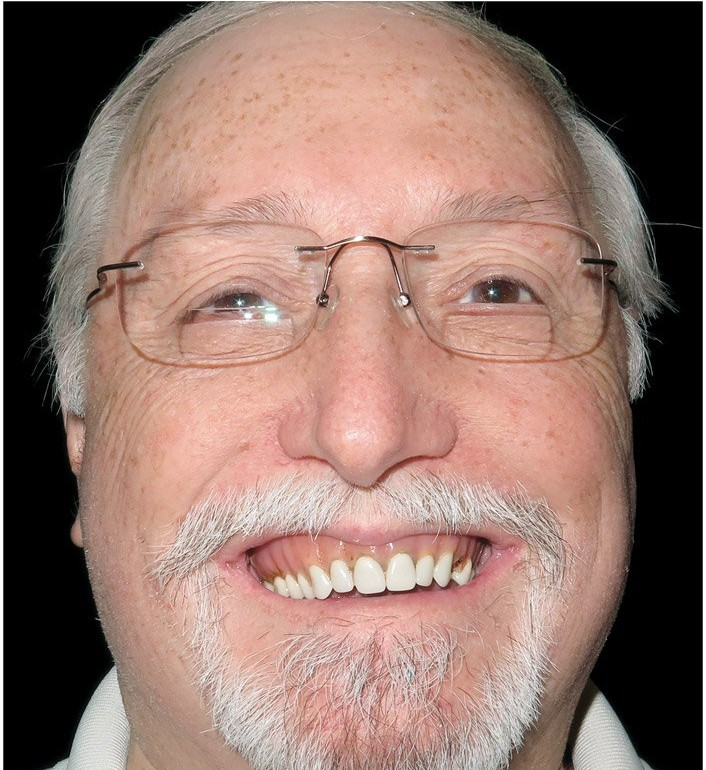
#> input picture test/img7.jpg, 706 x 770 px, given in place of Anas2.jpg, which was not available
$ python edgeDetection.py
#> lines starting #> are read from the running program, lines starting #| are printed output that depends on the picture; after the words box and inside, x2 and y2 are one past the last pixel; in counts of white or black regions, pixels touching at a corner belong together; pictures that were not available may be replaced by others from this repository, and a replacement may not be noted
import cv2

# [5 lines of commented-out code are left out]
img = cv2.imread('test/Anas2.jpg')
#> img is the input picture: shape (770, 706, 3); mean B, G, R 107.3, 117.2, 146.5
# Display original image
# Convert to graycsale
img_gray = cv2.cvtColor(img, cv2.COLOR_BGR2GRAY)
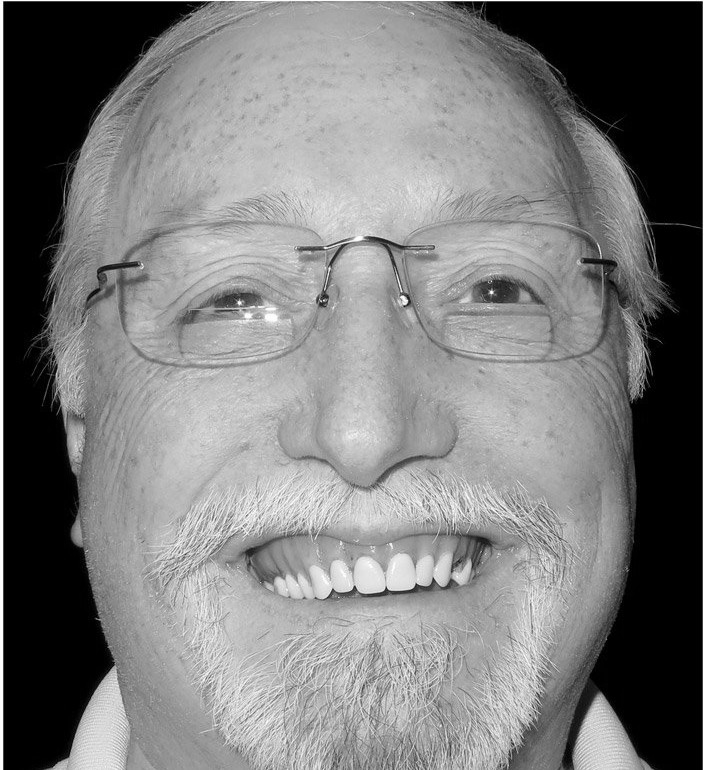
#> img_gray: shape (770, 706); min 0, max 255, mean 124.8
# Blur the image for better edge detection
img_blur = cv2.GaussianBlur(img_gray, (3, 3), 0)


# Canny Edge Detection
edges = cv2.Canny(image=img_blur, threshold1=100,
                  threshold2=200)  # Canny Edge Detection
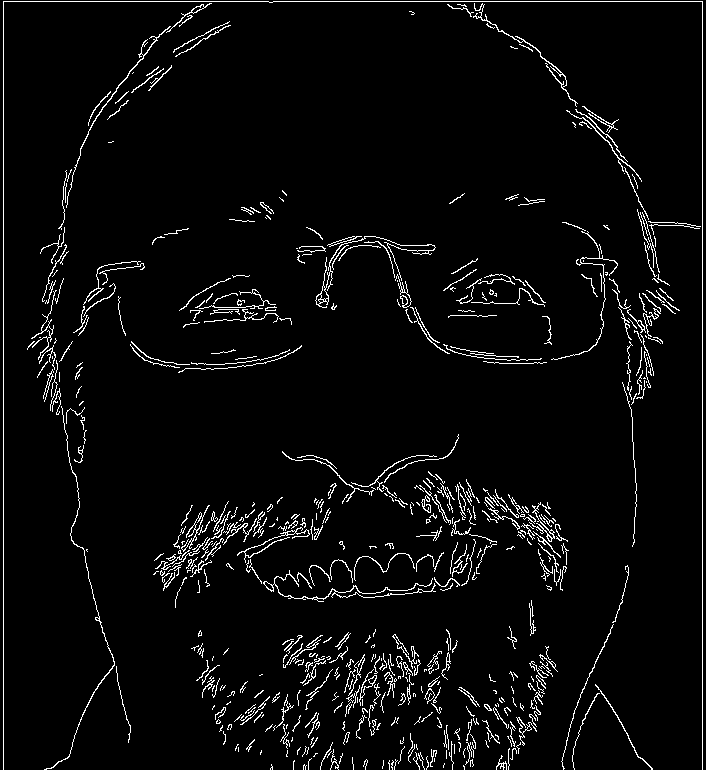
#> edges: shape (770, 706); 4% white in thin lines or dots
# Display Canny Edge Detection Image
cv2.imwrite('Canny Edge Detection.png', edges)

$ run again, on test/Mostafa_V2.jpg
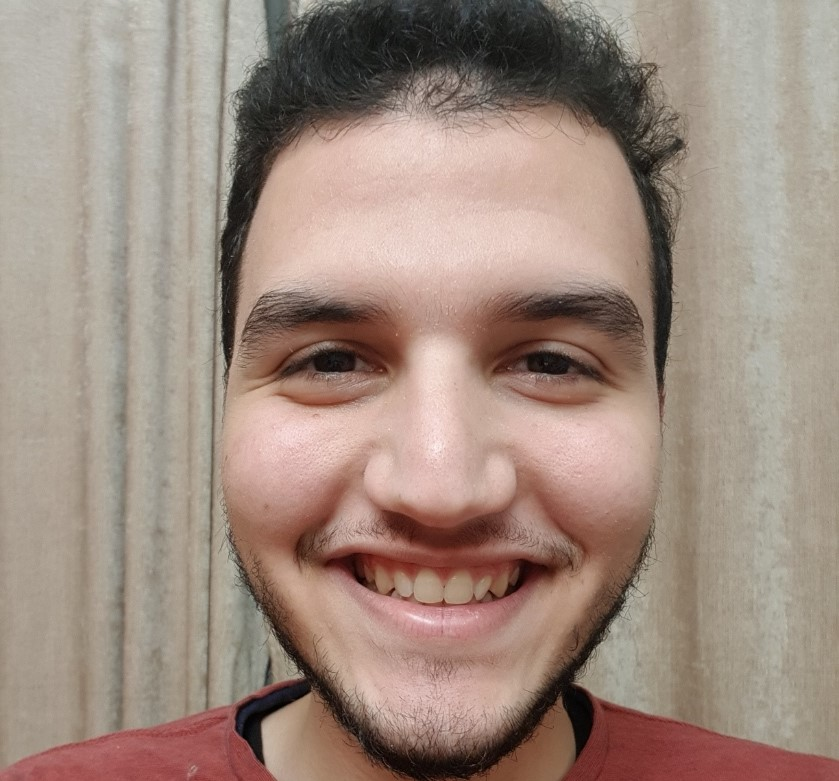
#> input picture test/Mostafa_V2.jpg, 839 x 781 px, given in place of Anas2.jpg, which was not available
#> img is the input picture: shape (781, 839, 3); mean B, G, R 127.1, 138.8, 158.4
#> `img_gray = cv2.cvtColor(img, cv2.COLOR_BGR2GRAY)`:
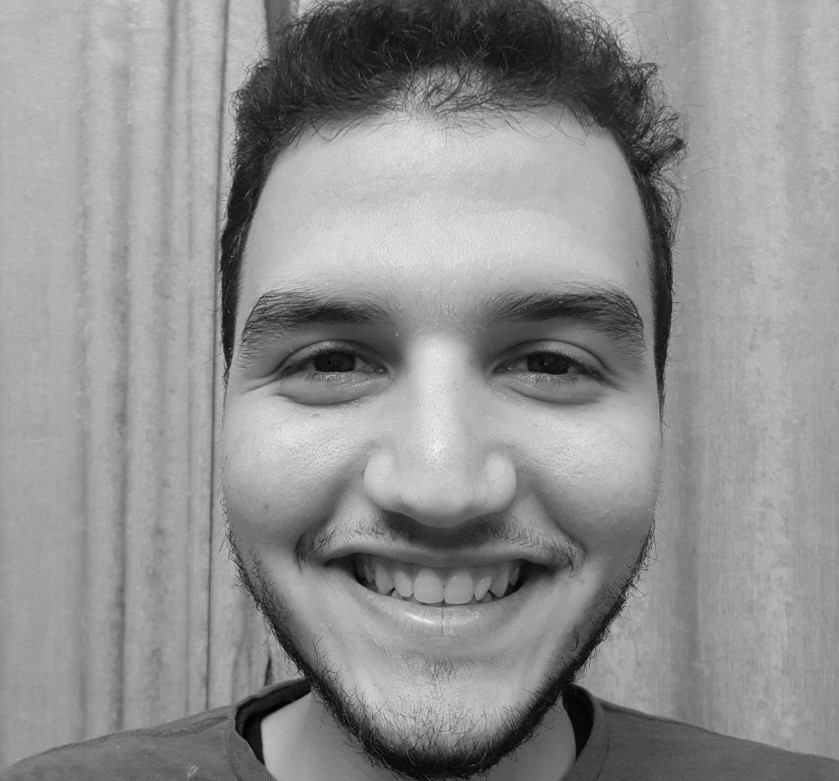
#> img_gray: shape (781, 839); min 0, max 246, mean 143.3
#> `edges = cv2.Canny(image=img_blur, threshold1=100, threshold2=200)`:
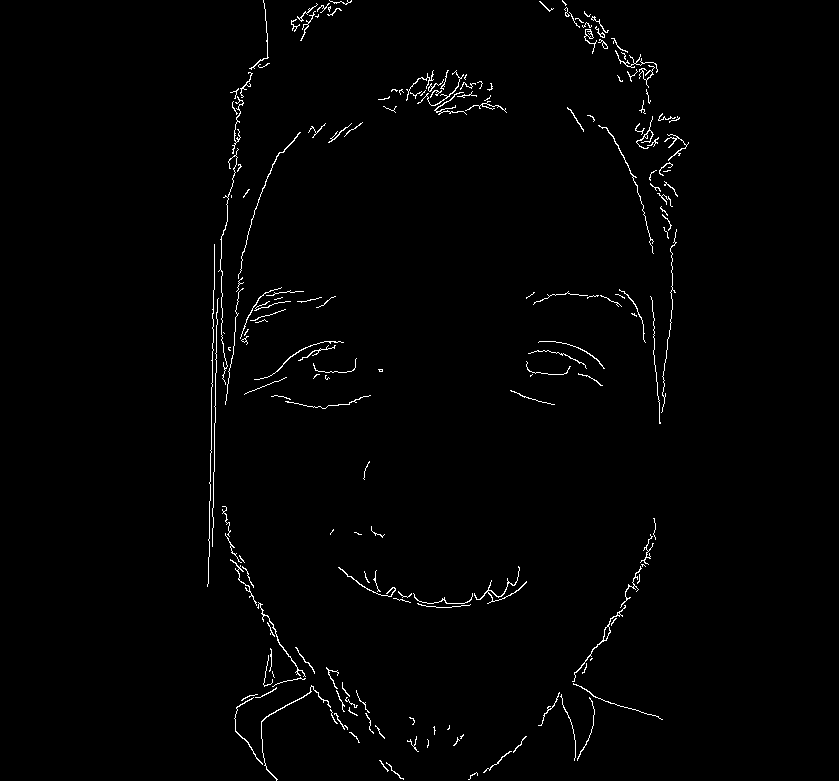
#> edges: shape (781, 839); 1.3% white in thin lines or dots, all inside (x1, y1, x2, y2) = (207, 0, 689, 781)
